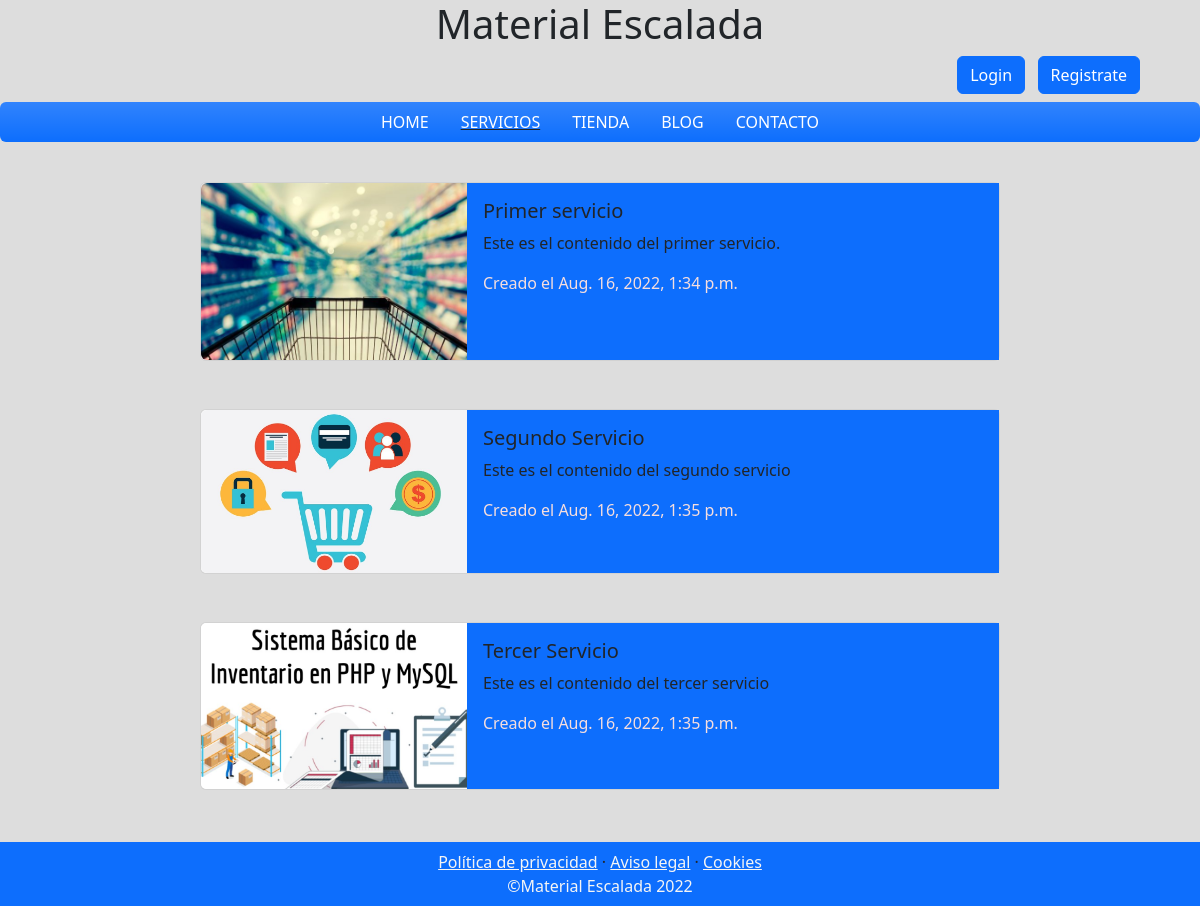
The app's page /servicios/ with its own data.
### servicios/models.py (models this page shows, shortened)
class Servicio(models.Model):
    titulo = models.CharField(max_length=50)
    contenido = models.CharField(max_length=50)
    imagen = models.ImageField(upload_to='servicios') #crea la carpeta servicios en media
    created = models.DateTimeField(auto_now_add=True) #agrega fecha automaticamente
    updated = models.DateTimeField(auto_now_add=True) #actualiza fecha auto
    class Meta:
        verbose_name = 'servicio'
        verbose_name_plural = 'servicios'

### servicios/views.py (the view)
# urls.py: path('servicios/', include('servicios.urls')),
def servicios(request):
    servicios = Servicio.objects.all()
    return render(request,"servicios/servicios.html", {"servicios":servicios})

### carro/context_processor.py (called while the page is built)
def importe_total(request):
    total=0
    if request.user.is_authenticated:
         if 'carro' in request.session: #verifica que carro exista en session
            for key, value in request.session["carro"].items():
                total= total+ float(value["precio"])
    return {"importe_total":total}

### servicios/templates/servicios/servicios.html (shortened to what this page needs)
{% extends 'WebProjectApp/home.html' %}
{% load static %}
{% block content %}
{% for servicio in servicios %}
<div class="d-flex justify-content-center" style="margin-top: 2rem;">
<div class="card mb-3" style="max-width: 50rem;">
    <div class="row g-0">
      <div class="col-md-4">
        <img src="{{servicio.imagen.url}}" class="img-fluid rounded-start" alt="...">
      </div>
      <div class="col-md-8 bg-primary">
        <div class="card-body bg-primary">
          <h5 class="">{{servicio.titulo}}</h5>
          <p class="card-text">{{servicio.contenido}}</p>
          <p class="card-text bg-primary" style="color: rgb(246, 222, 222);">Creado el {{servicio.created}}</p>
        </div>
      </div>
    </div>
  </div>
</div>
    {% endfor %}
{% endblock %}

### records on screen
Servicio: imagen (picture), titulo "Primer servicio", contenido "Este es el contenido del primer servicio.", created "Aug. 16, 2022, 1:34 p.m."
Servicio: imagen (picture), titulo "Segundo Servicio", contenido "Este es el contenido del segundo servicio", created "Aug. 16, 2022, 1:35 p.m."
Servicio: imagen (picture), titulo "Tercer Servicio", contenido "Este es el contenido del tercer servicio", created "Aug. 16, 2022, 1:35 p.m."
